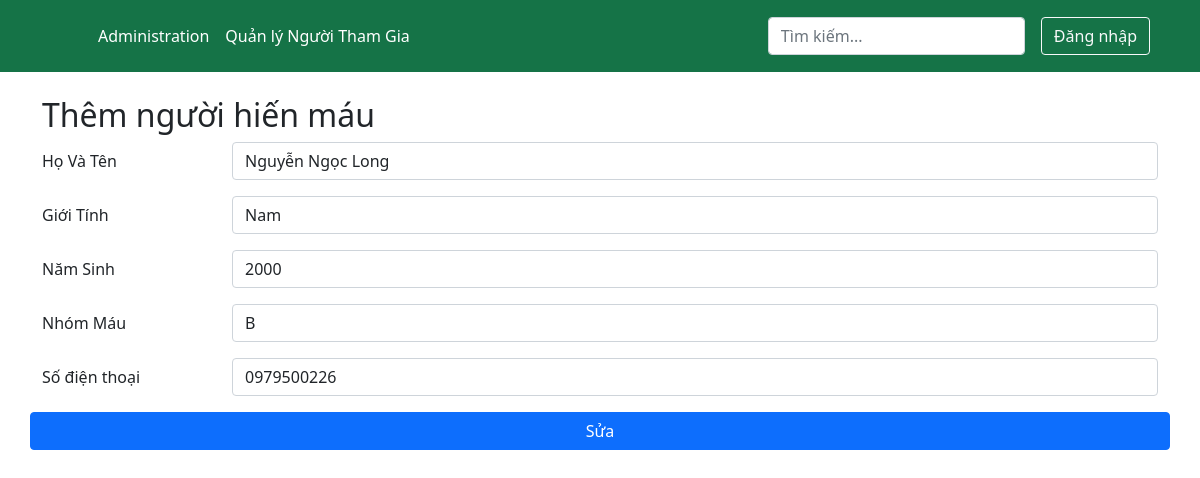
Page /sua.php?bd_id=3 on the committed database.
### tables this page shows
CREATE TABLE `blood_donor` (
  `bd_id` int(11) NOT NULL,
  `bd_name` varchar(255) DEFAULT NULL,
  `bd_sex` varchar(255) DEFAULT NULL,
  `bd_age` int(11) DEFAULT NULL,
  `bd_bgroup` char(10) DEFAULT NULL,
  `bd_reg_date` date DEFAULT NULL,
  `bd_phno` varchar(13) DEFAULT NULL
);

### sua.php (the view, shortened to what this page needs)
<!doctype html>
<html lang="en">
  <head>
    <link href="https://cdn.jsdelivr.net/npm/bootstrap@5.0.2/dist/css/bootstrap.min.css" rel="stylesheet">
  </head>
  <body>
    <?php
        $conn = mysqli_connect('localhost', 'root', '', 'KTGK_61ht');
        $bd_id = $_GET['bd_id'];
        $query = mysqli_query($conn, "select * from `blood_donor` where bd_id='$bd_id'");
        $row = mysqli_fetch_assoc($query);
    ?>
      <header class="p-3  btn-success text-white">
          <div class="container">
              <div class="d-flex flex-wrap align-items-center justify-content-center justify-content-lg-start">
                  <a href="/" class="d-flex align-items-center mb-2 mb-lg-0 text-white text-decoration-none">
                  <svg class="bi me-2" width="40" height="32" role="img" aria-label="Khởi động" _mstaria-label="2264249"><use xlink:href="#bootstrap"></use></svg>
                  </a>
                  <ul class="nav col-12 col-lg-auto me-lg-auto mb-2 justify-content-center mb-md-0">
                  <li><a href="index.php" class="nav-link px-2 text-white" _msthash="1633359" _msttexthash="44122">Administration</a></li>
                  <li><a href="#" class="nav-link px-2 text-white" _msthash="1633905" _msttexthash="5116020">Quản lý Người Tham Gia</a></li>
                   </ul>
                  <form class="col-12 col-lg-auto mb-3 mb-lg-0 me-lg-3">
                  <input type="search" class="form-control form-control-dark" placeholder="Tìm kiếm..." aria-label="Tìm kiếm" _mstplaceholder="1347073" _mstaria-label="1320163">
                 </form>
                  <div class="text-end">
                  <button type="button" class="btn btn-outline-light me-2" _msthash="1717859" _msttexthash="1457443">Đăng nhập</button>
                  </div>
              </div>
          </div>
      </header>
      <main class="mt-4">
        <div class="container">
            <div class="row">
              <div class="col-md-12">
                <h2>Thêm người hiến máu</h2>
                <form  method="post">
                  <div class="row mb-3">
                    <label for="txtHoTen" class="col-sm-2 col-form-label">Họ Và Tên</label>
                    <div class="col-sm-10">
                      <input type="text" value="<?php echo $row['bd_name']; ?>" class="form-control" id="txtHoTen" name="txtHoTen">
                    </div>
                  </div>
                  <div class="row mb-3">
                    <label for="txtGioiTinh" class="col-sm-2 col-form-label">Giới Tính</label>
                    <div class="col-sm-10">
                      <input type="text" value="<?php echo $row['bd_sex']; ?>" class="form-control" id="txtGioiTinh" name="txtGioiTinh">
                    </div>
                  </div>
                  <div class="row mb-3">
                    <label for="txtNămSinh" class="col-sm-2 col-form-label">Năm Sinh</label>
                    <div class="col-sm-10">
                      <input type="text" value="<?php echo $row['bd_age']; ?>" class="form-control" id="txtNamSinh" name="txtNamSinh">
                    </div>
                  </div>
                  <div class="row mb-3">
                    <label for="txtNhomMau" class="col-sm-2 col-form-label">Nhóm Máu</label>
                    <div class="col-sm-10">
                      <input type="text" value="<?php echo $row['bd_bgroup']; ?>" class="form-control" id="txtNhomMau" name="txtNhomMau">
                    </div>
                  </div>
                  <div class="row mb-3">
                    <label for="txtMobile" class="col-sm-2 col-form-label">Số điện thoại</label>
                    <div class="col-sm-10">
                      <input type="tel" value="<?php echo $row['bd_phno']; ?>" class="form-control" id="txtMobile" name="txtMobile">
                    </div>
                  </div>
                  </div>
                  <button type="submit" class="btn btn-primary" name="btnUpdate">Sửa</button>
              </div>
            </div>
      </main>
  </body>
</html>

### rows in the picture
blood_donor: txtHoTen "Nguyễn Ngọc Long", txtGioiTinh "Nam", txtNamSinh "2000", txtNhomMau "B", txtMobile "0979500226"
